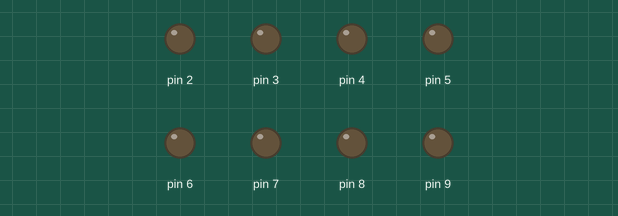
This sketch was run on a simulated Arduino Uno, built with avr-gcc and run on an emulated ATmega328P. On the bench: output pins drawn as LEDs (lit = HIGH). What the sketch prints to the serial monitor is not drawn.

Above: at 0.05 s.
At 2.93 s:
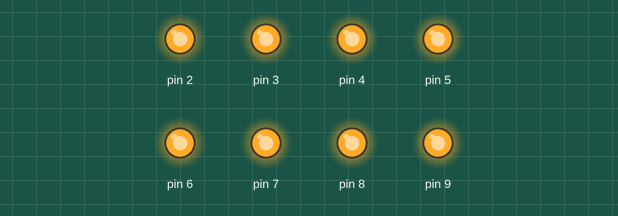
Timing chart, 0 to 3.2 s (numbered marks = the images above):
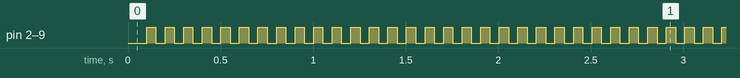

Measured:
- by itself, pin 2–9: alternates HIGH for 0.05 s and LOW for 0.05 s

The sketch:

XOR_SW.ino
```cpp
const uint8_t SW1{26U};
const uint8_t LEDS[]{2U,3U,4U,5U,6U,7U,8U,9U};
bool button_state = false;
void setup() {
  // put your setup code here, to run once:
  Serial.begin(115200UL);
  pinMode(SW1,INPUT);
  for(auto&&i : LEDS){
    pinMode(i, OUTPUT);
  }
}

void loop() {
  // put your main code here, to run repeatedly:
  //XOR 설정 -- static
  bool sw1_state = digitalRead(SW1);
  Serial.println(button_state);
  delay(50UL);
  if(!sw1_state){
    button_state=button_state ^ HIGH;
    if(button_state){
        for(int index=0; index<=7; ++index){
          digitalWrite(LEDS[index], HIGH);
        }
      }else{
        for(int index=0; index<=7; ++index){
          digitalWrite(LEDS[index],LOW);
        }
    }
  }
}
```
